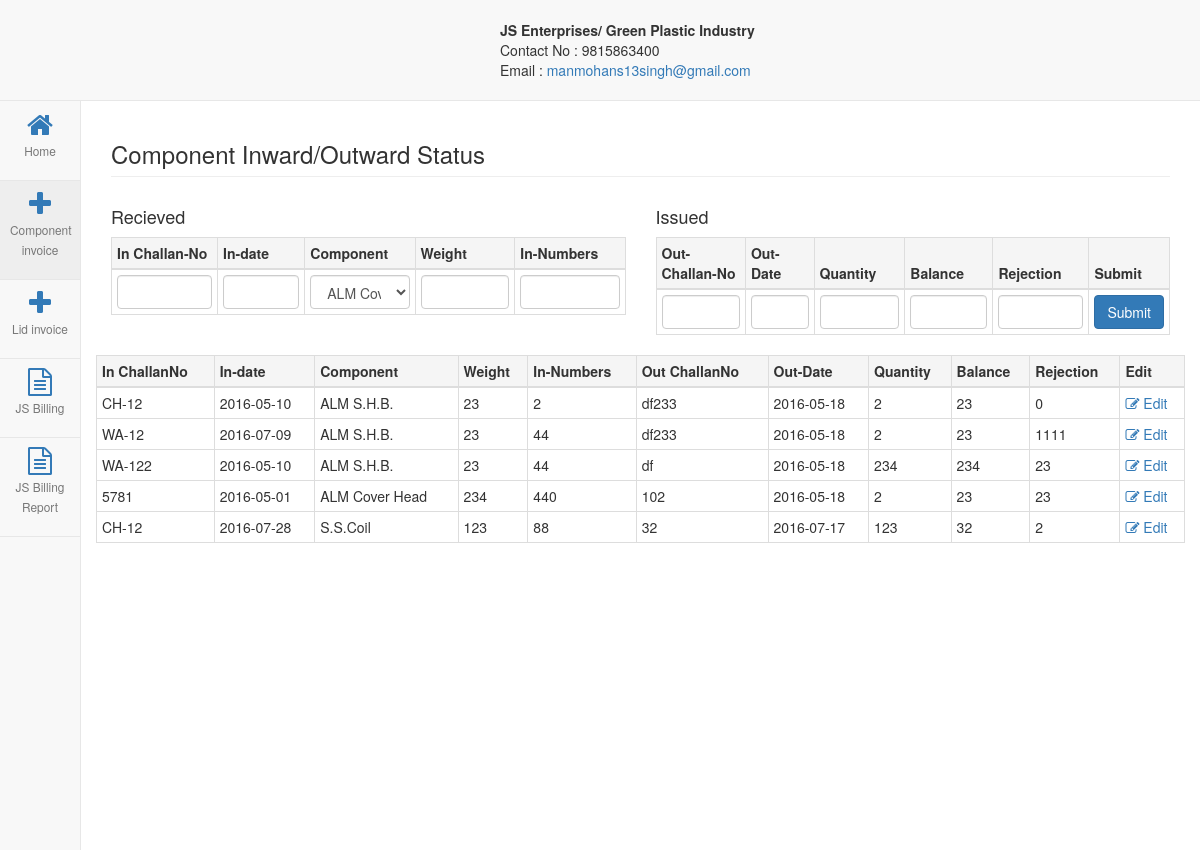
Page /component_invoice.php on the committed database.
### tables this page shows
CREATE TABLE `component_invoices` (
  `invoice_id` int(200) NOT NULL,
  `in_date` date NOT NULL,
  `in_challan_no` varchar(200) NOT NULL,
  `component` varchar(200) NOT NULL,
  `weight` varchar(200) NOT NULL,
  `in_numbers` varchar(200) NOT NULL,
  `out_challan_no` varchar(200) NOT NULL,
  `out_date` date NOT NULL,
  `quantity` varchar(200) NOT NULL,
  `balance` varchar(200) NOT NULL,
  `rejection` varchar(200) NOT NULL
);

### component_invoice.php (the view, shortened to what this page needs)
<?php
$sql_report = "select *  FROM component_invoices";
$result_report = mysql_query($sql_report);
?>
<!DOCTYPE html>
<html >
<head>
    <link href="bower_components/bootstrap/dist/css/bootstrap.min.css" rel="stylesheet">
    <link href="dist/css/sb-admin-2.css" rel="stylesheet">
	<link rel="stylesheet" href="//code.jquery.com/ui/1.11.4/themes/smoothness/jquery-ui.css">
    <link href="css/steps.css" rel="stylesheet">
    <link href="bower_components/font-awesome/css/font-awesome.min.css" rel="stylesheet" type="text/css">
</head>
<body>
    <div id="wrapper">
	<?php include 'navigation.php';?>
    <div id="page-wrapper">
            <div class="row">
                <div class="col-lg-12 ">
                    <h3 class="page-header">Component Inward/Outward Status</h3>
                </div>
            </div>
		<div class="row">
			<h4 class="col-md-6">Recieved</h4><h4 class="col-md-6">Issued</h4>
		<div class="">
		<form id="addinvoice" class="form-horizontal" action="" method="POST">
		<div class="col-md-6">
		<table id="invoice_table1" class="invoice_table table table-bordered table-responsive table-condensed">
			<thead>
				<tr class="active"><th>In Challan-No</th><th>In-date</th><th>Component</th><th>Weight</th><th>In-Numbers</th>
			</tr></thead>
			<tbody>
			<tr>
				<td><input class="form-control" id ="in_challan_no" name ="in_challan_no" value="" ></td>
				<td><input class="form-control" id ="in_date" name ="in_date" value=""></td>
				<td>
					<select class="form-control" id="component" name="component">
						<option value="ALM Cover Head">ALM Cover Head</option>
					</select>
				</td>
				<td><input class="form-control" id ="weight" name ="weight" value=""></td>
				<td><input class="form-control" id ="in_numbers" name ="in_numbers" value=""></td>
			</tr>
			</tbody>
			</table>
		</div>
		<div class="col-md-6">
		<table id="invoice_table1" class="invoice_table table table-bordered table-responsive table-condensed">
			<thead>
				<tr class="active">
			<th>Out-Challan-No</th><th>Out-Date</th><th>Quantity</th><th>Balance</th><th>Rejection</th><th>Submit</th>
			</tr></thead>
			<tbody>
			<tr>
				<td><input class="form-control" id ="out_challan_no" name ="out_challan_no" value=""></td>
				<td><input class="form-control" id ="out_date" name ="out_date" value=""></td>
				<td><input class="form-control" id ="quantity" name ="quantity" value=""></td>
				<td><input class="form-control" id ="balance" name ="balance" value=""></td>
				<td><input class="form-control" id ="rejection" name ="rejection" value=""></td>
				<td><button type="submit" class="btn btn-primary">Submit</button></td>
			</tr>
			</tbody>
			</table>
		</div>
</form>
</div>
<div class="row">
<div class="col-xs-12">
        <table id="invoice_table" class="table table-bordered table-responsive table-condensed">
        <thead>
        	<tr class="active"><th>In ChallanNo</th><th>In-date</th><th>Component</th><th>Weight</th><th>In-Numbers</th>
			<th>Out ChallanNo</th><th>Out-Date</th><th>Quantity</th><th>Balance</th><th>Rejection</th><th>Edit</th>
			</tr></thead><tboby>
			<?php
		while ($row = mysql_fetch_array($result_report, MYSQL_ASSOC)) { ?>
			<tr>
			<td><? echo $row["in_challan_no"] ?></td>
			<td><? echo $row["in_date"] ?></td>
			<td><? echo $row["component"] ?></td>
			<td><? echo $row["weight"] ?></td>
			<td><? echo $row["in_numbers"] ?></td>
			<td><? echo $row["out_challan_no"] ?></td>
			<td><? echo $row["out_date"] ?></td>
			<td><? echo $row["quantity"] ?></td>
			<td><? echo $row["balance"] ?></td>
			<td><? echo $row["rejection"] ?></td>
			<td><a href='component_invoice_edit.php?invoice_id=<? echo $row['invoice_id'] ?>'><i class="fa fa-edit"></i> Edit</a></td>
			</tr>
		<?	} ?>
		</tbody></table>
</div>
</div>
</div>
	</div>
	</div>
</body>
</html>

### navigation.php
     <nav class="navbar navbar-default navbar-static-top" role="navigation" style="margin-bottom: 0">
         <div class="navbar-header">
	<h1>&nbsp;&nbsp;</h1>
         </div>
<?php include 'admin_topbar.php';?>
<?php include 'user_sidebar.php';?>
     </nav>

### admin_topbar.php
<div class="col-md-offset-5 hidden-sm hidden-xs">
<address class="navbar-left" >
  <strong>
	  <br>
  JS Enterprises/ Green Plastic Industry</strong><br>
  Contact No : 9815863400<br>
  Email : <a href="mailto:#">manmohans13singh@gmail.com</a>
</address>
</div>

### user_sidebar.php
     <div class="navbar-default sidebar" role="navigation">
         <div class="sidebar-nav navbar-collapse">
             <ul class="nav" id="side-menu">
                 <li class="text-center">
                     <a href="index.php">
<i class="fa fa-home fa-2x"></i>
                     <p class="text-center text-muted"><small>Home</small></p></a>
                 </li>
                 <li class="text-center">
                     <a href="component_invoice.php">
<i class="fa fa-plus fa-2x"></i>
                     <p class="text-center text-muted"><small>Component invoice</small></p></a>
                 </li>
                 <li class="text-center">
                     <a href="lid_invoice.php">
<i class="fa fa-plus fa-2x"></i>
<p class="text-center text-muted"><small>Lid invoice</small></p></a>
                 </li>
                 <li class="text-center">
                     <a href="billing.php" target="_blank" >
<i class="fa fa-file-text-o fa-2x"></i>
                     <p class="text-center text-muted"><small>JS Billing</small></p></a>
                 </li>
                 <li class="text-center">
                     <a href="js_billing_report.php" target="_blank" >
<i class="fa fa-file-text-o fa-2x"></i>
                     <p class="text-center text-muted"><small>JS Billing Report</small></p></a>
                 </li>
             </ul>
         </div>
     </div>

### rows in the picture
component_invoices: in_challan_no "CH-12", in_date "2016-05-10", component "ALM S.H.B.", weight "23", in_numbers "2", out_challan_no "df233", out_date "2016-05-18", quantity "2", balance "23", rejection "0"
component_invoices: in_challan_no "WA-12", in_date "2016-07-09", component "ALM S.H.B.", weight "23", in_numbers "44", out_challan_no "df233", out_date "2016-05-18", quantity "2", balance "23", rejection "1111"
component_invoices: in_challan_no "WA-122", in_date "2016-05-10", component "ALM S.H.B.", weight "23", in_numbers "44", out_challan_no "df", out_date "2016-05-18", quantity "234", balance "234", rejection "23"
component_invoices: in_challan_no "5781", in_date "2016-05-01", component "ALM Cover Head", weight "234", in_numbers "440", out_challan_no "102", out_date "2016-05-18", quantity "2", balance "23", rejection "23"
component_invoices: in_challan_no "CH-12", in_date "2016-07-28", component "S.S.Coil", weight "123", in_numbers "88", out_challan_no "32", out_date "2016-07-17", quantity "123", balance "32", rejection "2"
